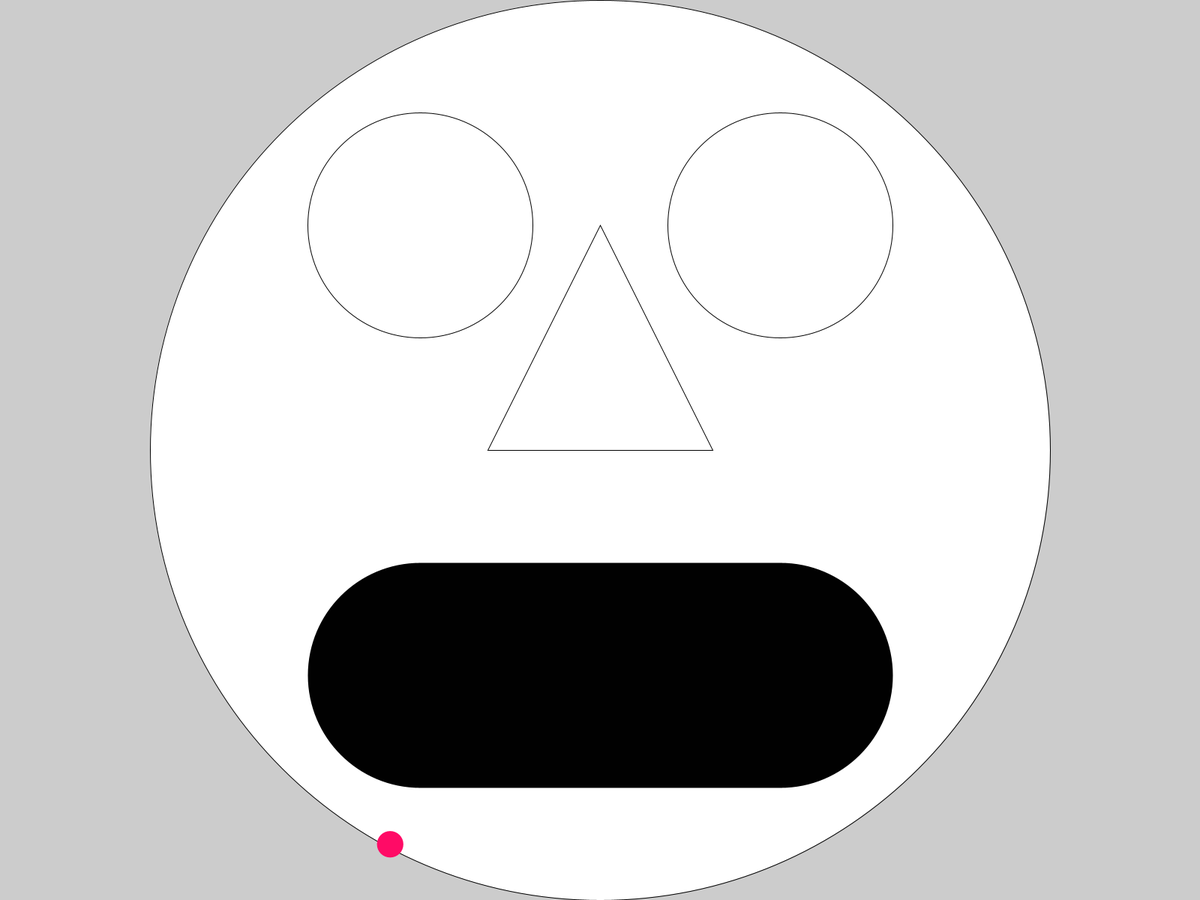
Frame 1 (no input)
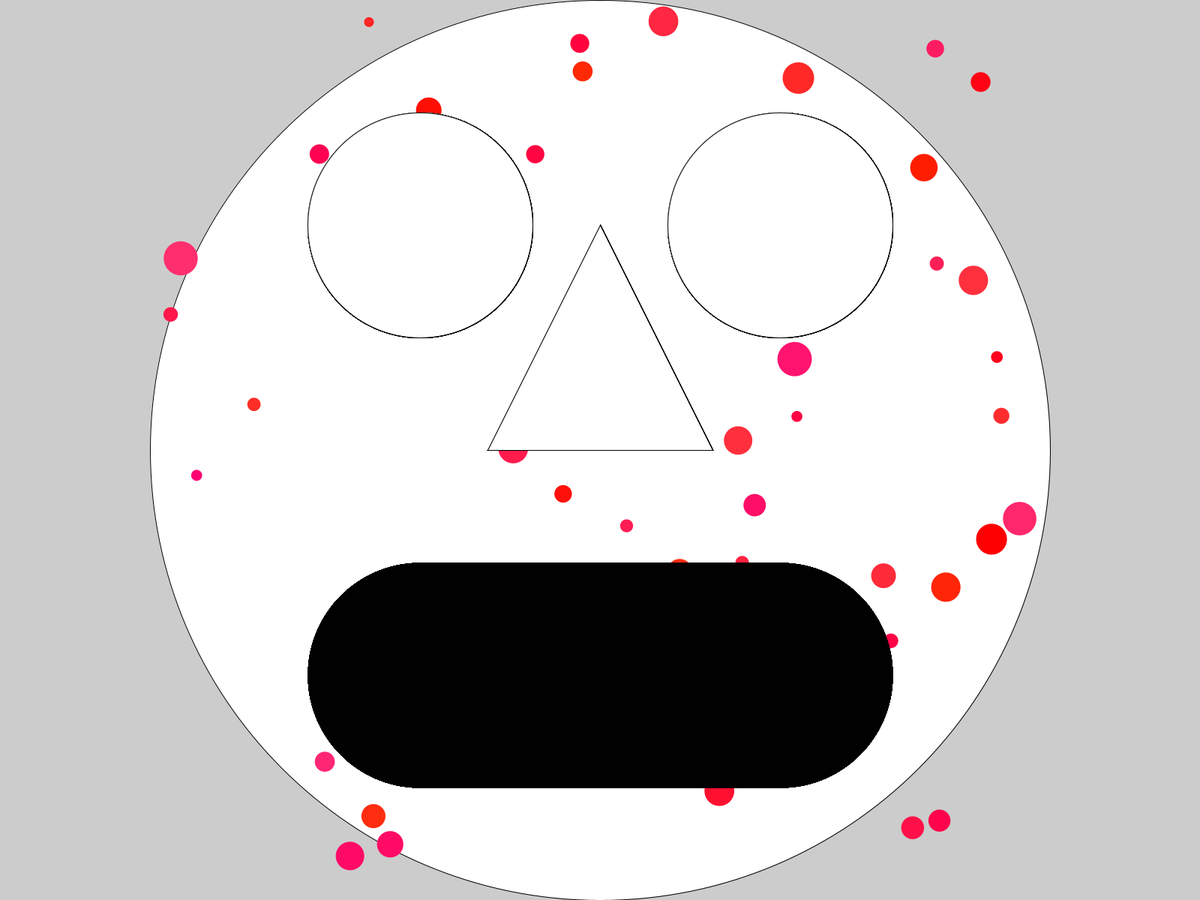
Frame 60 (the mouse pressed at the canvas centre just before this capture)
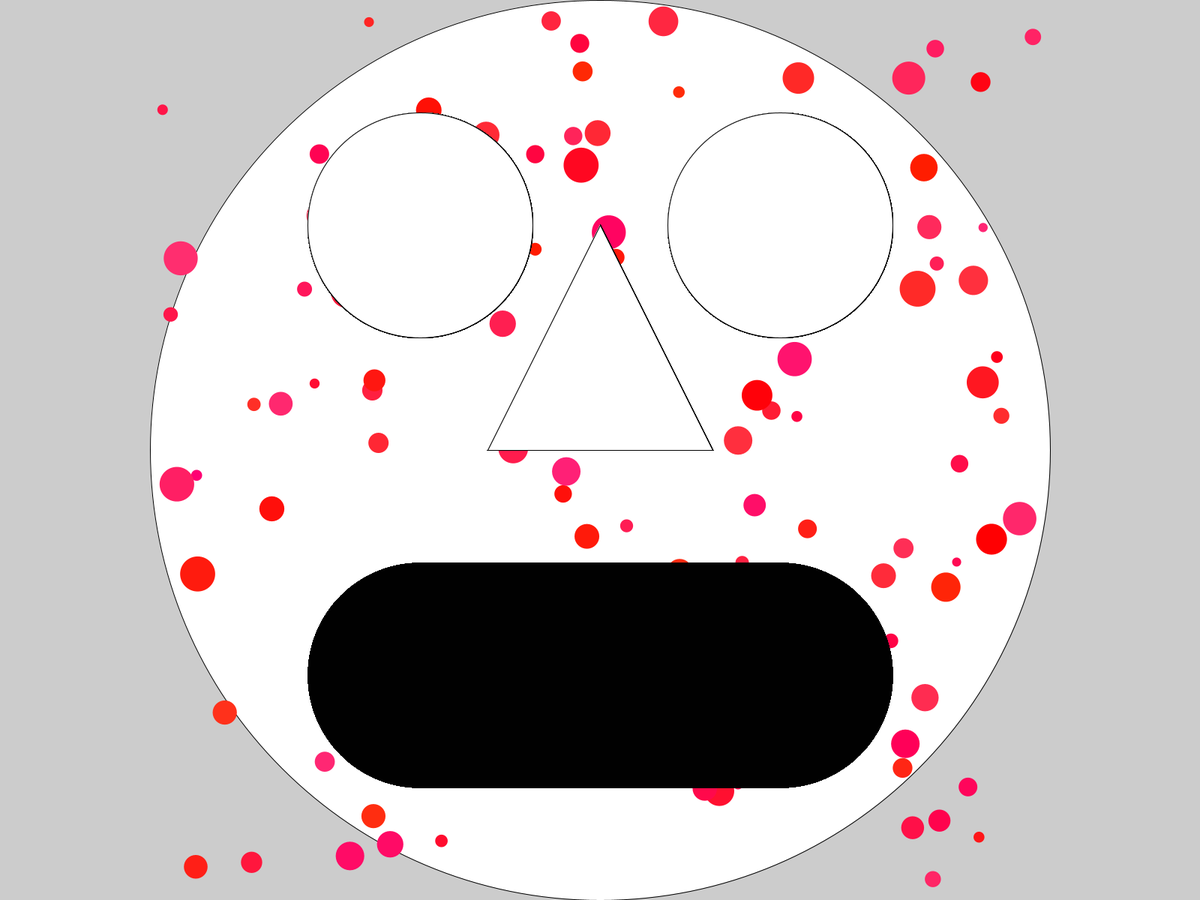
Frame 120 (the mouse held since frame 60 and released just before this capture)

The Processing sketch that drew these frames (run headless with seeded random() and noise(); from frame 60 on, the mouse is pressed at the canvas centre):

// Processing sketch: DynamicMeasles
// ── DynamicMeasles.pde
//Global Variables
int reset, smallerDisplayDimension, mouthOpen;
float rectFaceX, rectFaceY, rectFaceWidth, rectFaceHeight;
float faceX, faceY, faceDiameter;
float leftEyeX, leftEyeY, rightEyeX, rightEyeY, eyeDiameter;
float mouthX1, mouthY1, mouthX2, mouthY2;
float xNose1, yNose1, xNose2, yNose2, xNose3, yNose3;
//
float measleDiameter, measleRadius, measleX, measleY;
Boolean nightMode=false;
color measleColour, whiteReset;
float measleRectX, measleRectY, measleWidth, measleHeight;
void setup() {
  //Display Geometry
  fullScreen();
  //Landscape, not square or portrait
  int appWidth = width, appHeight = height;
  println (width, height, displayWidth, displayHeight);
  println(appWidth, appHeight);
  //Display Orientation: a few comparisons for IFs
  //Computer Tells us the orientation, important for Cell Phone Orientation
  //if (width >= height ) {println ("Landscape or Square");} else {println("Portrait")}
  String orientation = ( width >= height ) ? "Landscape or Square": "Portrait";
  println("Display Orientation", orientation);
  if ( orientation =="Portrait" ) println("Turn your phone");
  /*
if ( orientation =="Landscape or Square" ) {
   //Else IF
   } else {
   println("Turn your phone");
   }
   */
  //Variable Population
  smallerDisplayDimension = appHeight; //ALWAYS in Landscape
  reset = smallerDisplayDimension / smallerDisplayDimension; //returns "1"
  rectFaceX = (appWidth*1/2) - (smallerDisplayDimension*1/2);
  rectFaceY = appHeight*0;
  rectFaceWidth = smallerDisplayDimension; //Square Shape
  rectFaceHeight = smallerDisplayDimension; //Square Shape
  faceX = appWidth*1/2;
  faceY = appHeight*1/2;
  faceDiameter = smallerDisplayDimension;
  leftEyeX = appWidth*1.4/4;
  rightEyeX = appWidth*2.6/4;
  leftEyeY = appHeight*1/4;
  rightEyeY = leftEyeY; //Best Practice: change one line of code
  eyeDiameter = smallerDisplayDimension*1/4;
  mouthX1 = leftEyeX;
  mouthY1 = appHeight*3/4;
  mouthX2 = rightEyeX;
  mouthY2 = mouthY1;
  mouthOpen = smallerDisplayDimension*1/4;
  xNose1 = faceX;
  yNose1 = leftEyeY;
  xNose2 = faceX - leftEyeY*1/2;
  yNose2 = faceY ;
  xNose3 = faceX + leftEyeY*1/2;
  yNose3 = faceY ;
  //Face: Circle = Inscribing a Circle in a Square
  //Center a circle on display orientation
  //rect(rectFaceX, rectFaceY, rectFaceWidth, rectFaceHeight);
  ellipse(faceX, faceY, faceDiameter, faceDiameter);
 

}//End setup
//
void draw() {
  //Measle

  measleDiameter = random( smallerDisplayDimension*1/100, smallerDisplayDimension*1/25); //Range of measle size: small=*1/100, large=4xbigger (*1/25)
  measleRadius = measleDiameter*1/2;
  measleX = random( rectFaceX+measleRadius, (( rectFaceX+rectFaceWidth ) - measleRadius ) );
  measleY = random( rectFaceY+measleRadius, (( rectFaceY+rectFaceHeight ) - measleRadius ) );
  nightMode=false; //Note: IF-ELSE similar to ternary operator
  //color red=#FF0000, measleColour=red, whiteReset=#000000; //Note: need range here too
  measleColour = ( nightMode==false ) ? color( 255, random(0, 50), random(120) ) : color( 255, random(0, 50), 0 ) ; //ternary operator for day:night
  whiteReset=#FFFFFF;
  //
  measleRectX = measleX-measleDiameter*1/2;
  measleRectY = measleY-measleDiameter*1/2;
  measleWidth = measleDiameter;
  measleHeight = measleDiameter;
  //rect( measleRectX, measleRectY, measleWidth, measleHeight );
  //random values given other variables (similar to button code)
  noStroke(); //Shape outline
  fill(measleColour);
  ellipse( measleX, measleY, measleDiameter, measleDiameter ); 
  stroke(reset); //reset to 1 pixel
  fill(whiteReset); //reset to first colour (i.e. blackReset)
  //
   //Left Eye
  //rect(leftEyeX-eyeDiameter*1/2, leftEyeY-eyeDiameter*1/2, eyeDiameter, eyeDiameter);
  ellipse(leftEyeX, leftEyeY, eyeDiameter, eyeDiameter);
  //
  //Right Eye
  //rect(rightEyeX-eyeDiameter*1/2, rightEyeY-eyeDiameter*1/2, eyeDiameter, eyeDiameter);
  ellipse(rightEyeX, rightEyeY, eyeDiameter, eyeDiameter);
  //
  //Nose
  //rect(xNose2, yNose1, xNose3-xNose2, yNose3-yNose1);
  triangle(xNose1, yNose1, xNose2, yNose2, xNose3, yNose3);
  //Mouth
  int mouthWidth = int ( mouthX2 - mouthX1 ); //length=end-beginning
  int mouthHeight = mouthOpen;
  //rect(mouthX1-mouthHeight*1/2, mouthY1-mouthHeight*1/2, mouthWidth+mouthOpen, mouthHeight);
  strokeWeight(mouthOpen); //testing: 100=400/4, mouthOpen=height*1/4
  line(mouthX1, mouthY1, mouthX2, mouthY2);
  strokeWeight(reset); //reset to 1 pixel
  //comparison rect() line only, no caps, no strokeWeight
  //rect(mouthX1, mouthY1, mouthWidth, mouthHeight); 
}//End draw
//
void keyPressed() {
}//End keyPressed
//
void mousePressed() {
}//End mousePressed
//
//End Program
